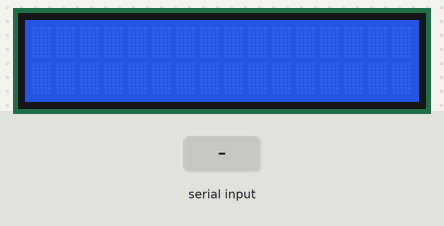
Recording of a sketch running on a simulated Arduino Uno, built with avr-gcc and run on an emulated ATmega328P. Parts: 16×2 character LCD. The test bench sets the inputs (shaded band).

Above: at 1.2 s.
1.3 s: "1" received over the second serial link
At 2.9 s:
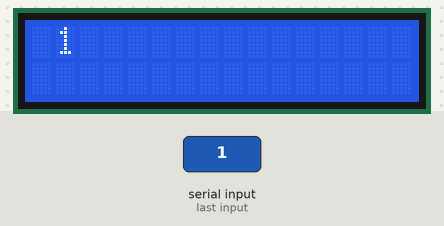
Timing chart, 0 to 4.4 s (numbered marks = the images above; inputs shaded):
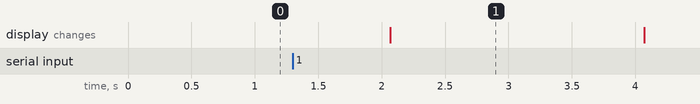

Measured:
- after the input at 1.3 s, the display: changes after 0.77 s (image 1)

The sketch:

LCD_Display_App.ino
```cpp
#include<SoftwareSerial.h>
#include<LiquidCrystal.h>
char a;
SoftwareSerial s(3,2);
LiquidCrystal lcd(8,9,4,5,6,7);
String data=" ";
void setup() {
  // put your setup code here, to run once:
  lcd.begin(16,2);
  s.begin(9600);
  lcd.setCursor(0,0);
  lcd.clear();
}

void loop() {
  // put your main code here, to run repeatedly:
  while(s.available()>0)
  {
    a= s.read();
    data +=a;
  }
  lcd.print(data);
  delay(2000);
  lcd.clear();
}
```
